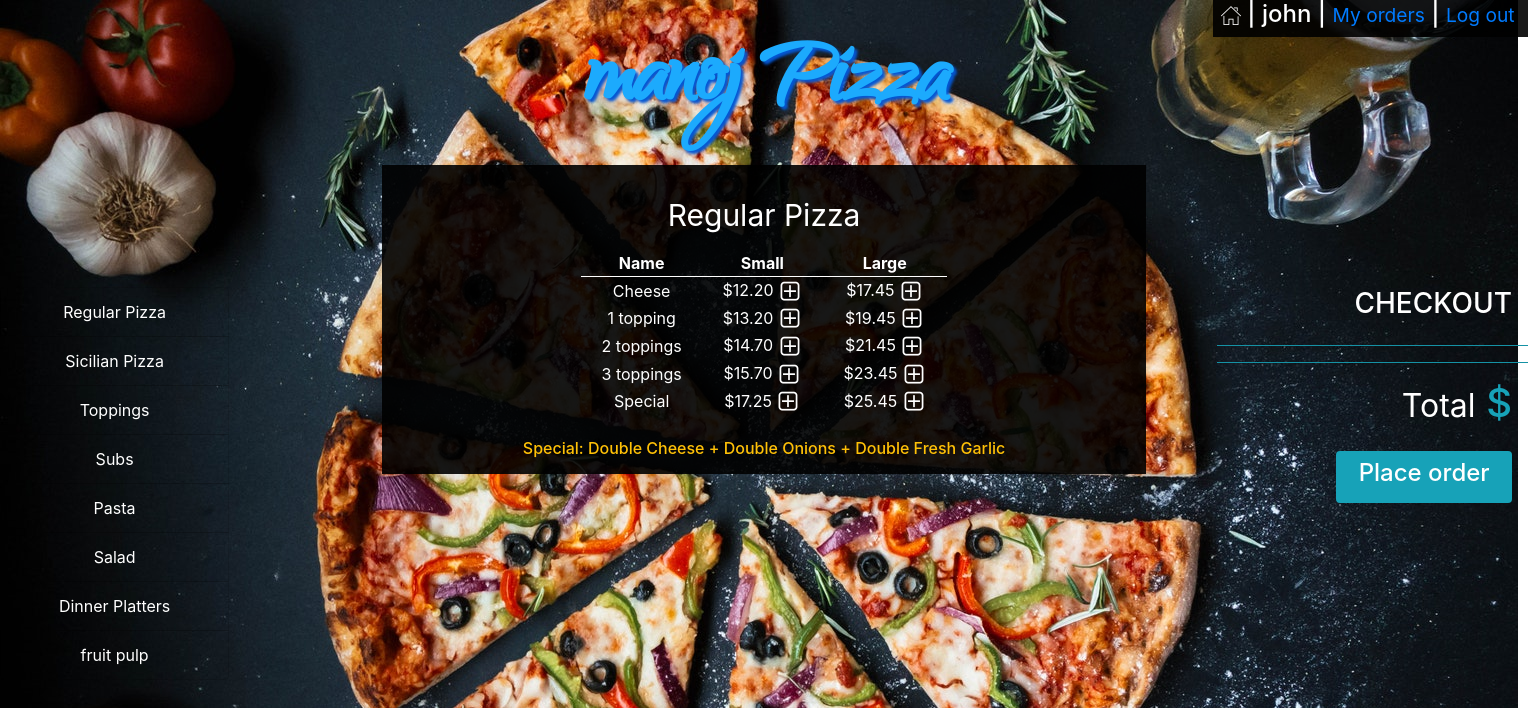
The page /menu/Regular Pizza (signed in) on the database its author committed.
### orders/models.py (models this page shows, shortened)
class Category(models.Model):
    name=models.CharField(max_length=64)
    def __str__(self):
        return f"{self.name}"

class Regular_pizza(models.Model):
    name=models.CharField(max_length=64)
    small=models.DecimalField(max_digits=4,decimal_places=2)
    large=models.DecimalField(max_digits=4,decimal_places=2)

### orders/views.py (the view)
# urls.py: path("menu/<str:category>", views.menu, name="menu"),
def menu(request,category):
    menu,columns=findTable(category)
    order_number=User_order.objects.get(user=request.user,status='initiated').order_number
    context = {
        "user":request.user,
        "Checkout":Order2.objects.filter(user=request.user,number=order_number),
        "Checkout_category":Order2.objects.filter(user=request.user,number=order_number).values_list('category').distinct(),
        "Total":list(Order2.objects.filter(user=request.user,number=order_number).aggregate(Sum('price')).values())[0],
        "Category": Category.objects.all(),
        "Active_category":category,
        "Menu": menu,
        "Columns":columns,
        "Topping_price": 0.00,
        "Order_number":order_number
    }
    return render(request,"menu.html",context)

### orders/views.py (called while the page is built)
def findTable(category):
    if category == "Regular Pizza":
        menu=Regular_pizza.objects.all()
        columns=3
    elif category == "Sicilian Pizza":
        menu=Sicilian_pizza.objects.all()
        columns=3
    elif category == "Toppings":
        menu=Topping.objects.all()
        columns=1
    elif category == "Subs":
        menu=Sub.objects.all()
        columns=3
    elif category == "Pasta":
        menu=Pasta.objects.all()
        columns=2
    elif category == "Salad":
        menu=Salad.objects.all()
        columns=2
    elif category == "Dinner Platters":
        menu=Dinner_platter.objects.all()
        columns=3
    return menu,columns

### orders/templates/menu.html (shortened to what this page needs)
{% extends "layout.html" %}
{% block body%}
<div class='p-3'>
    <table class='table-small w-50 mx-auto text-center '>
        <caption style='caption-side:top;color:white;font-size: 30px;text-align: center'>{{Active_category}}</caption>
        {% if Columns == 3 %}
        <thead class='thead-light'>
            <tr >
                <th>Name</th>
                <th>Small</th>
                <th>Large</th>
            </tr>
        </thead>
        <tbody>
            {% for row in Menu %}
            <tr>
                {% load static %}
                <td>{{row.name}}</td>
                {% if row.small == None %}
                    <td></td>
                {% else %}
                    <td>${{row.small}}&nbsp;<a href="{% url 'add' Active_category row.name row.small %}"><img class='plus' src="{% static 'plus.png' %}"></a></td>
                {% endif %}
                <td>${{row.large}}&nbsp;<a href="{% url 'add' Active_category row.name row.large %}"><img class='plus' src="{% static 'plus.png' %}"></a></td>
            </tr>
            {% endfor %}
        </tbody>
        {% endif %}
    </table>
</div>
{% if Active_category == 'Regular Pizza' or Active_category == 'Sicilian Pizza'  %}
    <div class='text-center p-2'>
        <h6 class='text-warning mx-auto'>Special: Double Cheese + Double Onions + Double Fresh Garlic</h6>
{% endif %}
{% endblock %}

### orders/templates/layout.html (shortened to what this page needs)
<!DOCTYPE html>
<html style="height:100%">
<head>
    {% load static %}
    <link rel="stylesheet" type="text/css" href="{% static 'styles.css' %}">
    <link rel="stylesheet" href="https://maxcdn.bootstrapcdn.com/bootstrap/4.1.3/css/bootstrap.min.css">
</head>
<body style="height:100%">
    {% if Category %}
    <div id='username'>
        <h4 class='px-2' ><a href="{% url 'index' %}"><img src="{% static 'home.png' %}"></a> |
            {{user.username}} |
            {% if not user.is_superuser %}
            <small><a href="{% url 'my_orders' Order_number %}">My orders</a></small> |
            {% endif %}
            <small><a href="{% url 'logout' %}"> Log out&nbsp;</a></small>
        </h4>
    </div>
    {% endif %}
    <p id='logo' class='text-center m-0 font-weight-bold'><a href="{% url 'index' %}">manoj Pizza</a></p>
    <div id='category' class="list-group text-center">
        {% for category in Category %}
        <a href="{% url 'menu' category  %}" class="list-group-item list-group-item-action">{{category}}</a>
        {% endfor %}
    </div>
    <div id='center_box' class='w-50  mx-auto  '>
        {% block body%}
        {% endblock %}
    </div>
    <div id='checkout' class='list-group text-right '>
    {% if Category %}
        <h3 class=' text-right pr-3'>CHECKOUT</h3>
        <ul >
            <hr class='bg-info'>
            <hr class='bg-info'>
            <li class='text-info text-right pr-3 '><h1><small class='text-white'>Total</small> ${{Total|floatformat:2}}</h1></li>
        </ul>
    <a id='place_order'  href="{% url 'my_orders' Order_number %}"><div  class='bg-info w-50 rounded p-2  ml-auto mr-3 text-center text-white '><h4>Place order</h4></div></a>
    {% endif %}
    </div>
</body>
</html>

### orders/static/styles.css (style rules this page uses)
#category { position: absolute; top:33%; width:15%; }
#category a { color:white; background-color: transparent; }
#logo { padding:0px; font-family: webLogo ; font-size: 110px; text-shadow: 3px 3px 3px rgb(5, 87, 211); }
#logo a:link, #place_order:link, #confirm_order:link { color:rgb(28, 170, 253); }
#center_box,#username { background-color: rgba(0, 0, 0, 0.9); color: white; }
th { border-bottom: 1px solid white; }
#checkout { color:white; position: absolute; top:33%; right:0%; width:23%; }
#username { position: absolute; right: 0; }
li { list-style-type: none; }

### rows shown on the page
Category: name "Regular Pizza"
Category: name "Sicilian Pizza"
Category: name "Toppings"
Category: name "Subs"
Category: name "Pasta"
Category: name "Salad"
Category: name "Dinner Platters"
Category: name "fruit pulp"
Regular_pizza: name "Cheese", small "12.20", large "17.45"
Regular_pizza: name "1 topping", small "13.20", large "19.45"
Regular_pizza: name "2 toppings", small "14.70", large "21.45"
Regular_pizza: name "3 toppings", small "15.70", large "23.45"
Regular_pizza: name "Special", small "17.25", large "25.45"

### other values the page prints
{{ user.username }} "john"
{{ Active_category }} "Regular Pizza"
